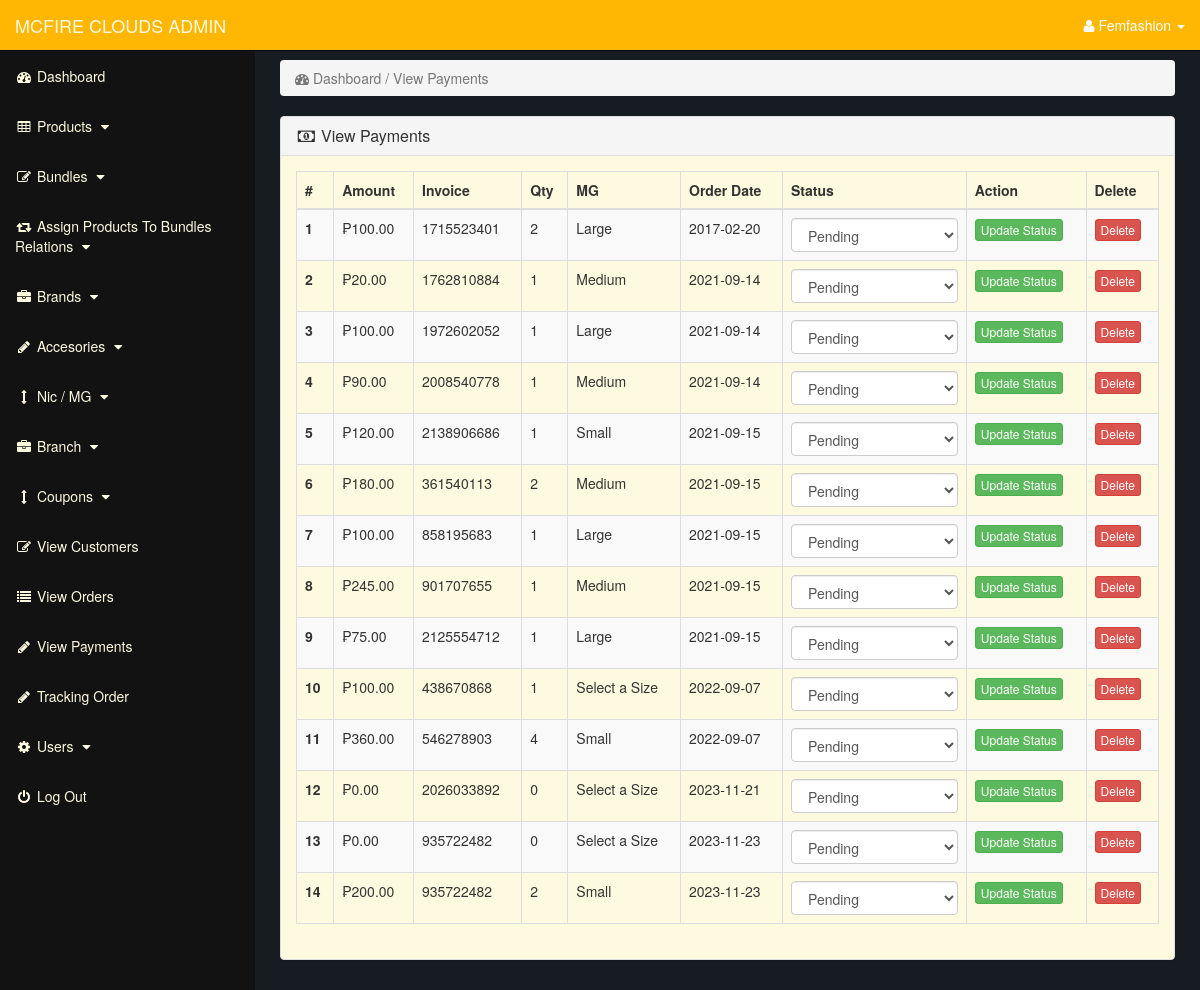
Screenshot of /admin_area/index.php?view_tracking (signed in) with the database file from the repository.
### tables this page shows
CREATE TABLE `customer_orders` (
  `order_id` int(10) NOT NULL,
  `customer_id` int(10) NOT NULL,
  `due_amount` int(100) NOT NULL,
  `invoice_no` int(100) NOT NULL,
  `qty` int(10) NOT NULL,
  `size` text NOT NULL,
  `order_date` timestamp NOT NULL DEFAULT current_timestamp() ON UPDATE current_timestamp(),
  `order_status` text NOT NULL
);

### admin_area/tracking.php (the view, shortened to what this page needs)
<?php
include("includes/db.php");
?>
<!DOCTYPE html>
<html lang="en">
<head>
</head>
<body>
    <div class="row">
        <div class="col-lg-12">
            <ol class="breadcrumb">
                <li class="active">
                    <i class="fa fa-dashboard"></i> Dashboard / View Payments
                </li>
            </ol>
        </div>
    </div>
    <div class="row">
        <div class="col-lg-12">
            <div class="panel panel-default">
                <div class="panel-heading">
                    <h3 class="panel-title">
                        <i class="fa fa-money fa-fw"> </i> View Payments
                    </h3>
                </div>
                <div class="panel-body">
                    <div class="table-responsive">
                        <table class="table table-hover table-bordered table-striped">
                            <thead>
                                <tr>
                                    <th>#</th>
                                    <th>Amount</th>
                                    <th>Invoice</th>
                                    <th>Qty</th>
                                    <th>MG</th>
                                    <th>Order Date</th>
                                    <th>Status</th>
                                    <th>Action</th>
                                    <th>Delete</th>
                                </tr>
                            </thead>
                            <tbody>
                                <?php
                                $get_orders_query = "SELECT * FROM customer_orders";
                                $run_orders = mysqli_query($con, $get_orders_query);
                                $i = 0;
                                while ($row_orders = mysqli_fetch_array($run_orders)) {
                                    $order_id = $row_orders['order_id'];
                                    $due_amount = $row_orders['due_amount'];
                                    $invoice_no = $row_orders['invoice_no'];
                                    $qty = $row_orders['qty'];
                                    $size = $row_orders['size'];
                                    $order_date = substr($row_orders['order_date'], 0, 11);
                                    $order_status = $row_orders['order_status'];
                                    $i++;
                                ?>
                                    <tr id="orderRow_<?php echo $order_id; ?>">
                                        <th><?php echo $i; ?></th>
                                        <td>₱<?php echo number_format($due_amount, 2); ?></td>
                                        <td><?php echo $invoice_no; ?></td>
                                        <td><?php echo $qty; ?></td>
                                        <td><?php echo $size; ?></td>
                                        <td><?php echo $order_date; ?></td>
                                        <td class="status-column" data-order-id="<?php echo $order_id; ?>">
                                        <select class="form-control status-select">
    <option value="pending" <?php if ($order_status == 'pending') echo 'selected'; ?>>Pending</option>
</select>
                                        </td>
                                        <td>
                                            <button class="btn btn-success btn-xs update-status" data-order-id="<?php echo $order_id; ?>">Update Status</button>
                                        </td>
                                        <td>
                                            <button class="btn btn-danger btn-xs delete-order" data-order-id="<?php echo $order_id; ?>"> Delete </button>
                                        </td>
                                    </tr>
                                <?php } ?>
                            </tbody>
                        </table>
                    </div>
                </div>
            </div>
        </div>
    </div>
</body>
</html>

### admin_area/index.php (shortened to what this page needs)
<?php
include("includes/db.php");
if(!isset($_SESSION['admin_email'])){
echo "<script>window.open('login.php','_self')</script>";
}
else {
?>
<?php
$admin_session = $_SESSION['admin_email'];
$get_admin = "select * from admins  where admin_email='$admin_session'";
$run_admin = mysqli_query($con,$get_admin);
$row_admin = mysqli_fetch_array($run_admin);
$admin_name = $row_admin['admin_name'];
?>
<!DOCTYPE html>
<html>
<head>
<link href="css/bootstrap.min.css" rel="stylesheet">
<link href="css/style.css" rel="stylesheet">
<link href="font-awesome/css/font-awesome.min.css" rel="stylesheet" >
</head>
<body>
<div id="wrapper">
<?php include("includes/sidebar.php");  ?>
<div id="page-wrapper">
<div class="container-fluid">
<?php
if(isset($_GET['view_tracking'])){
    include("tracking.php");
    }
?>
</div>
</div>
</div>
</body>
</html>
<?php } ?>

### admin_area/includes/sidebar.php (shortened to what this page needs)
<?php
if(!isset($_SESSION['admin_email'])){
echo "<script>window.open('login.php','_self')</script>";
}
else {
?>
<nav class="navbar navbar-inverse navbar-fixed-top" >
<div class="navbar-header" >
<a class="navbar-brand" href="index.php?dashboard" >MCFIRE CLOUDS ADMIN</a>
</div>
<ul class="nav navbar-right top-nav" >
<li class="dropdown" >
<a href="#" class="dropdown-toggle" data-toggle="dropdown" >
<i class="fa fa-user" ></i>
<?php echo $admin_name; ?> <b class="caret" ></b>
</a>
</li>
</ul>
<div class="collapse navbar-collapse navbar-ex1-collapse">
<ul class="nav navbar-nav side-nav">
<li>
<a href="index.php?dashboard">
<i class="fa fa-fw fa-dashboard"></i> Dashboard
</a>
</li>
<li>
<a href="#" data-toggle="collapse" data-target="#products">
<i class="fa fa-fw fa-table"></i> Products
<i class="fa fa-fw fa-caret-down"></i>
</a>
</li>
<li>
<a href="#" data-toggle="collapse" data-target="#bundles">
<i class="fa fa-fw fa-edit"></i> Bundles
<i class="fa fa-fw fa-caret-down"></i>
</a>
</li>
<li>
<a href="#" data-toggle="collapse" data-target="#relations">
<i class="fa fa-fw fa-retweet"></i> Assign Products To Bundles Relations
<i class="fa fa-fw fa-caret-down"></i>
</a>
</li>
<li>
<a href="#" data-toggle="collapse" data-target="#manufacturers">
<i class="fa fa-fw fa-briefcase"></i> Brands
<i class="fa fa-fw fa-caret-down"></i>
</a>
</li>
<li>
<a href="#" data-toggle="collapse" data-target="#p_cat">
<i class="fa fa-fw fa-pencil"></i> Accesories
<i class="fa fa-fw fa-caret-down"></i>
</a>
</li>
<li>
<a href="#" data-toggle="collapse" data-target="#cat">
<i class="fa fa-fw fa-arrows-v"></i> Nic / MG
<i class="fa fa-fw fa-caret-down"></i>
</a>
</li>
<li>
<a href="#" data-toggle="collapse" data-target="#store">
<i class="fa fa-fw fa-briefcase"></i> Branch
<i class="fa fa-fw fa-caret-down"></i>
</a>
</li>
<li>
<a href="#" data-toggle="collapse" data-target="#coupons">
<i class="fa fa-fw fa-arrows-v"></i> Coupons
<i class="fa fa-fw fa-caret-down"></i>
</a>
</li>
<li>
<a href="index.php?view_customers">
<i class="fa fa-fw fa-edit"></i> View Customers
</a>
</li>
<li>
<a href="index.php?view_orders">
<i class="fa fa-fw fa-list"></i> View Orders
</a>
</li>
<li>
<a href="index.php?view_payments">
<i class="fa fa-fw fa-pencil"></i> View Payments
</a>
</li>
<li>
<a href="index.php?view_tracking">
<i class="fa fa-fw fa-pencil"></i> Tracking Order
</a>
</li>
<li>
<a href="#" data-toggle="collapse" data-target="#users">
<i class="fa fa-fw fa-gear"></i> Users
<i class="fa fa-fw fa-caret-down"></i>
</a>
</li>
<li>
<a href="logout.php">
<i class="fa fa-fw fa-power-off"></i> Log Out
</a>
</li>
</ul>
</div>
</nav>
<?php } ?>

### admin_area/css/style.css (style rules this page uses)
body { margin-top:100px; }
@media (min-width: 768px) { body { margin-top:50px; } }
#wrapper { padding-left:0; }
#page-wrapper { width:100%; padding:0; background-color: #171b22; }
@media (min-width: 768px) { #wrapper { padding-left:255px; } }
@media (min-width: 768px) { #page-wrapper { padding:10px; } }
.top-nav { padding:0 15px; }
.top-nav>li { display:inline-block; float:left; }
.top-nav>li>a { padding-top:15px; padding-bottom:15px; line-height:20px; color:#fff; }
@media (min-width: 768px) { .side-nav { position:fixed; top:51px; width:255px; border-radius:0; overflow-y:auto; background-color: #121212; bottom:0; overflow-x:hidden; padding-bottom:40px; } }
@media (min-width: 768px) { .side-nav>li>a { width:255px; } }
.panel-body { border-radius:5px; }

### rows the page displays
customer_orders: due_amount "100.00", invoice_no "1715523401", qty "2", size "Large", order_date "2017-02-20", order_status "Pending"
customer_orders: due_amount "20.00", invoice_no "1762810884", qty "1", size "Medium", order_date "2021-09-14"
customer_orders: due_amount "100.00", invoice_no "1972602052", qty "1", size "Large", order_date "2021-09-14"
customer_orders: due_amount "90.00", invoice_no "2008540778", qty "1", size "Medium", order_date "2021-09-14", order_status "Pending"
customer_orders: due_amount "120.00", invoice_no "2138906686", qty "1", size "Small", order_date "2021-09-15"
customer_orders: due_amount "180.00", invoice_no "361540113", qty "2", size "Medium", order_date "2021-09-15"
customer_orders: due_amount "100.00", invoice_no "858195683", qty "1", size "Large", order_date "2021-09-15"
customer_orders: due_amount "245.00", invoice_no "901707655", qty "1", size "Medium", order_date "2021-09-15"
customer_orders: due_amount "75.00", invoice_no "2125554712", qty "1", size "Large", order_date "2021-09-15", order_status "Pending"
customer_orders: due_amount "100.00", invoice_no "438670868", qty "1", size "Select a Size", order_date "2022-09-07", order_status "Pending"
customer_orders: due_amount "360.00", invoice_no "546278903", qty "4", size "Small", order_date "2022-09-07", order_status "Pending"
customer_orders: due_amount "0.00", invoice_no "2026033892", qty "0", size "Select a Size", order_date "2023-11-21"
customer_orders: due_amount "0.00", invoice_no "935722482", qty "0", size "Select a Size", order_date "2023-11-23", order_status "Pending"
customer_orders: due_amount "200.00", invoice_no "935722482", qty "2", size "Small", order_date "2023-11-23", order_status "Pending"

### other values shown
$admin_name "Femfashion"
